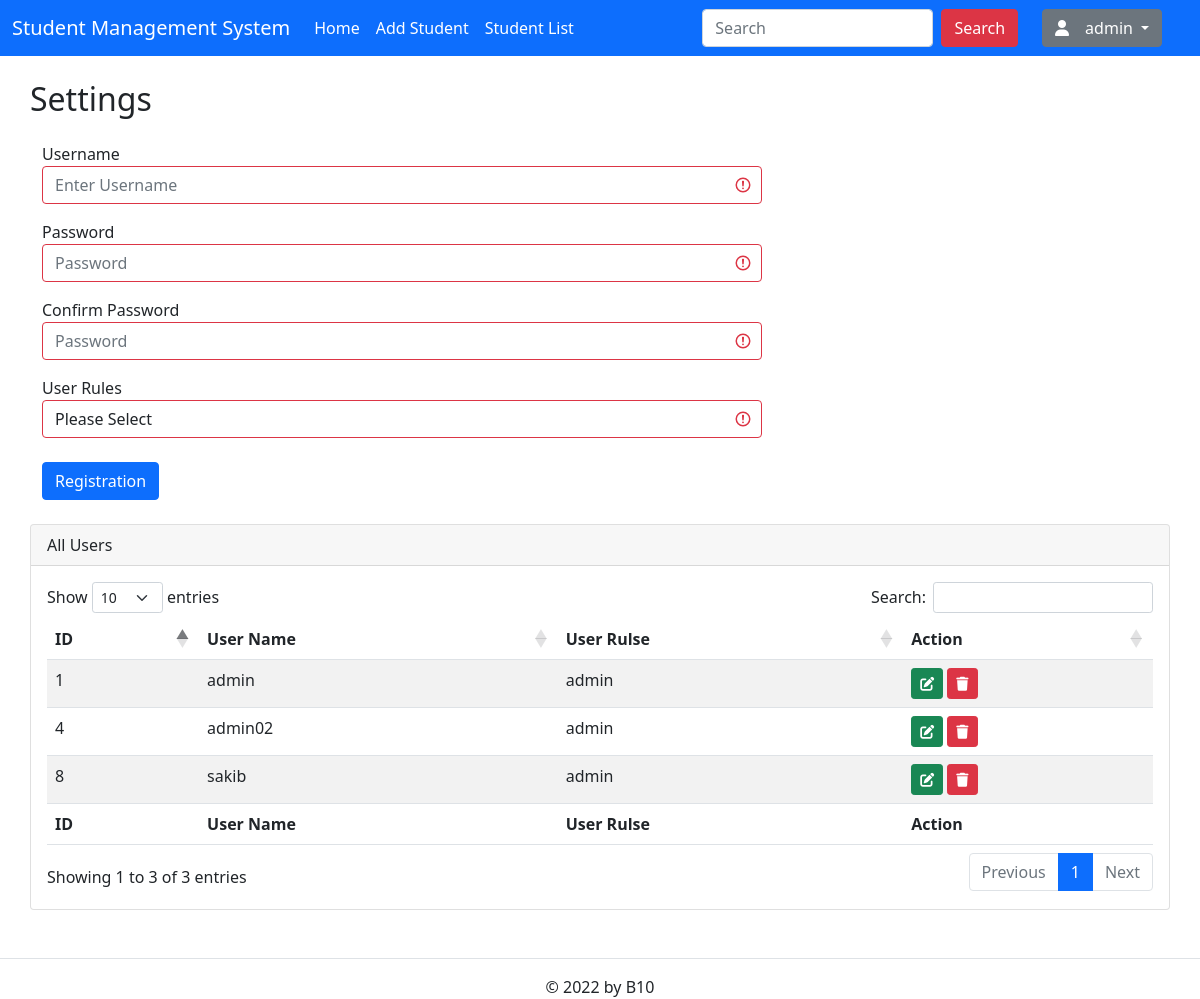
The page /settings.php (signed in) on the database its author committed.
### tables this page shows
CREATE TABLE `users` (
  `ID` int(11) NOT NULL,
  `username` varchar(100) NOT NULL,
  `userpassword` varchar(100) NOT NULL,
  `user_rules` varchar(50) NOT NULL
);

### settings.php (the view, shortened to what this page needs)
<?php include "header.php"; ?>
    <div class="container py-4">
      <div class="row">
        <div class="pagetitle h2 ps-0">Settings</div>
      </div>
      <div class="row col-md-8">
       <form class="was-validated" method="post" action="">
        <div class="form-group mt-3">
          <label for="uname">Username</label>
          <input type="text" name="username" class="form-control" id="uname" placeholder="Enter Username" required>
        </div>
        <div class="form-group mt-3">
          <label for="upass">Password</label>
          <input type="password" name="upassword" class="form-control" id="upass" placeholder="Password" required>
        </div>
        <div class="form-group mt-3">
          <label for="upass">Confirm Password</label>
          <input type="password" name="uconpassword" class="form-control" id="upass" placeholder="Password" required>
        </div>
        <div class="form-group mt-3">
          <label for="urules">User Rules</label>
          <select class="form-control" name="userRules" id="urules" required>
            <option value="">Please Select</option>
          </select>
        </div>
        <button type="submit" name="user_reg_btn" class="btn btn-primary mt-4">Registration</button>
      </form>
      </div>
      <div class="row mt-4">
        <div class="col-12 card p-0">
          <div class="card-header">All Users</div>
          <div class="card-body">
            <table id="example" class="table table-striped" style="width:100%">
              <thead>
                  <tr>
                      <th>ID</th>
                      <th>User Name</th>
                      <th>User Rulse</th>
                      <th>Action</th>
                  </tr>
              </thead>
              <tbody>
                <?php
                $sql = "SELECT * FROM users";
                $result = $conn->query($sql);
                if ($result->num_rows > 0) {
                  while ($row = $result->fetch_assoc()) { ?>
                  <tr>
                      <td><?php echo $row['ID'];?></td>
                      <td><?php echo $row['username'];?></td>
                      <td><?php echo $row['user_rules'];?></td>
                      <td>
                        <a href="#?eid=<?php echo $row['ID'];?>" class="btn btn-sm btn-success"><i class="fa fa-edit"></i></a>
                        <a href="#?did=<?php echo $row['ID'];?>" class="btn btn-sm btn-danger"><i class="fa fa-trash"></i></a>
                      </td>
                  </tr>
                  <?php
                  }
                }
                 ?>
              </tbody>
              <tfoot>
                <thead>
                  <tr>
                  <tr>
                      <th>ID</th>
                      <th>User Name</th>
                      <th>User Rulse</th>
                      <th>Action</th>
                  </tr>
                  </tr>
              </tfoot>
            </table>
          </div>
        </div>
      </div>
    </div>
<?php include "footer.php"; ?>

### rows shown on the page
users: ID "1", username "admin", user_rules "admin"
users: ID "4", username "admin02", user_rules "admin"
users: ID "8", username "sakib", user_rules "admin"

### other values the page prints
$_SESSION['username'] "admin"
